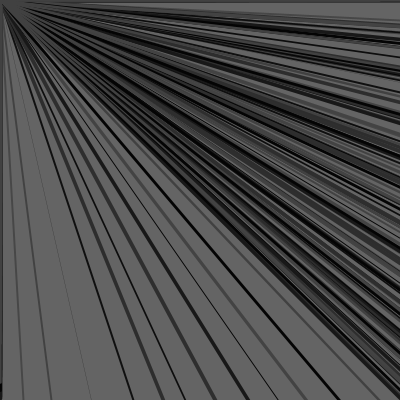
Frame 1 (no input)
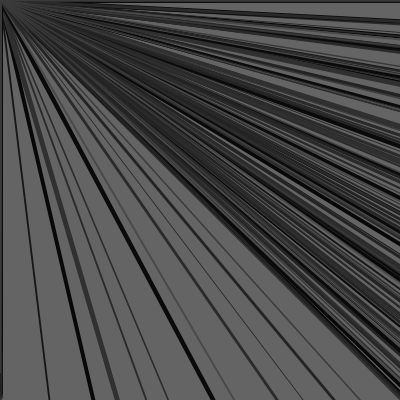
Frame 60 (the mouse pressed at the canvas centre just before this capture)
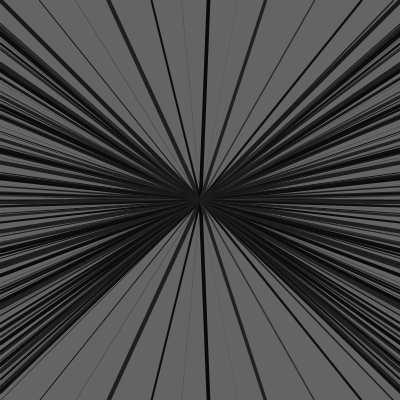
Frame 120 (the mouse held since frame 60 and released just before this capture)

The Processing sketch that drew these frames (run headless with seeded random() and noise(); from frame 60 on, the mouse is pressed at the canvas centre):

// Processing sketch: processing_10344
// ── processing_10344.pde

void setup(){
  size(400,400);
  background(255);
  stroke(0);
  fill(0);
  strokeWeight(2);
  smooth();
}
void draw(){
    background(100);
 for (float x=0; x<width; x=x+random(20,50)){
   stroke(random(75));
   strokeWeight(random(5));
   line(x,0,mouseX,mouseY);
   line(mouseX,mouseY,x,height);
  for (float y=0; y<height; y=y+random(20,50))  {
  line(0,y,mouseX,mouseY);
   line(mouseX,mouseY,width,y);
  
  }
}
}
